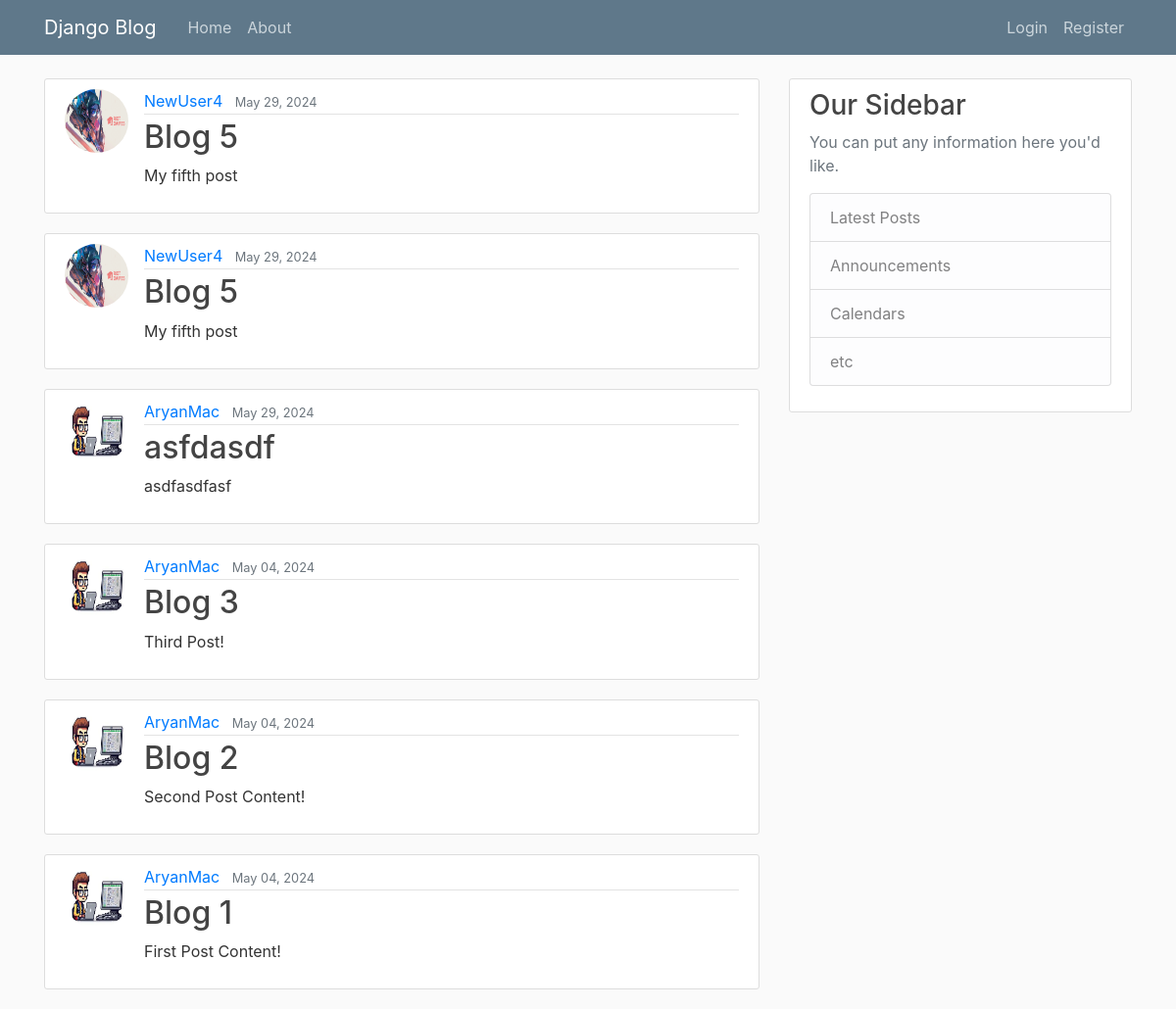
/, run on an earlier commit of the app's database.
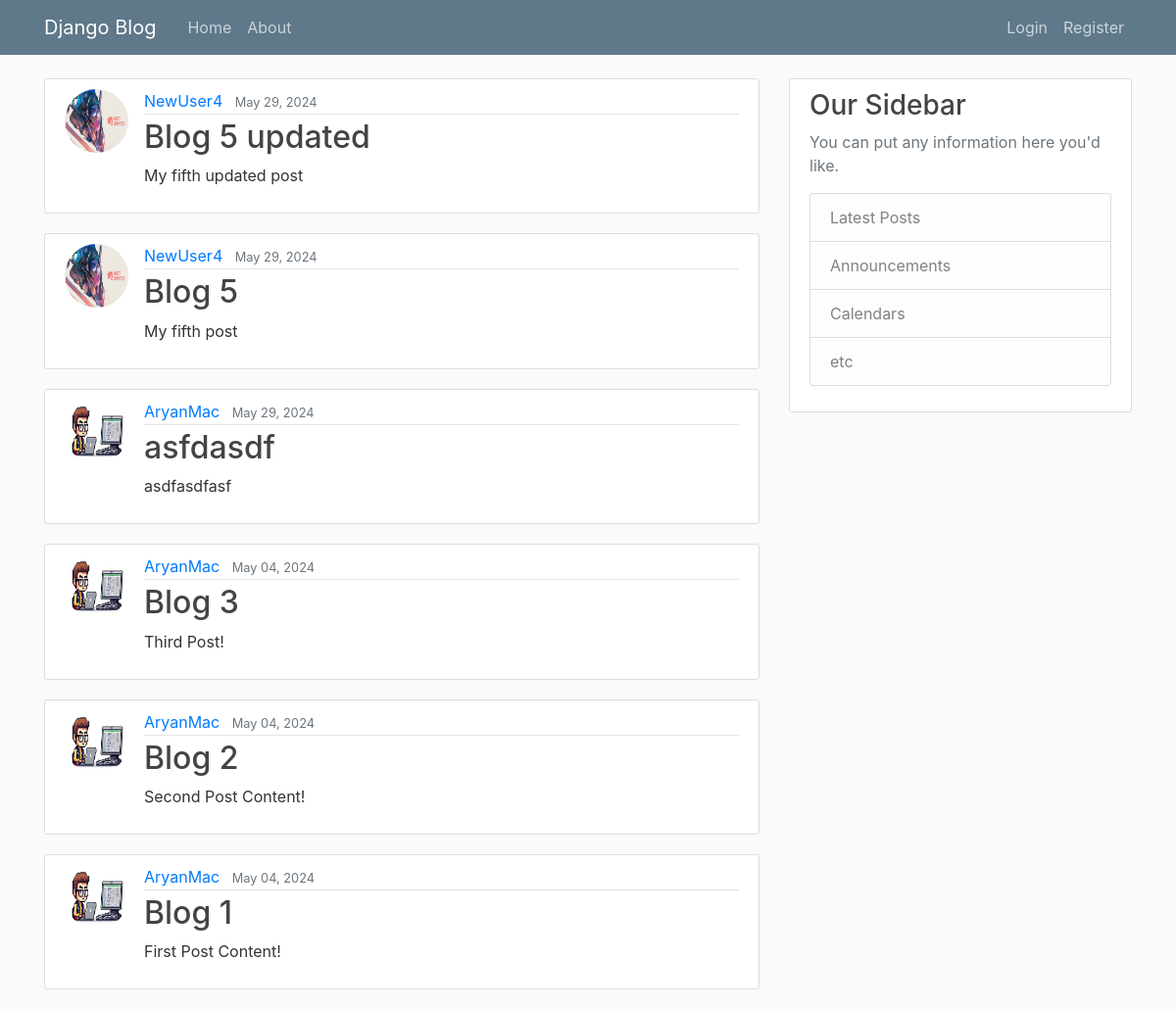
And on a later commit of the database.
### inkspire_app/models.py (models this page shows, shortened)
class Post (models.Model):
    title = models.CharField(max_length=100)
    content = models.TextField()
    date_posted = models.DateTimeField(default = timezone.now)
    author = models.ForeignKey(User, on_delete = models.CASCADE)

### users/models.py (models this page shows, shortened)
class Profile(models.Model):
    user = models.OneToOneField(User, on_delete = models.CASCADE)
    image = models.ImageField(default = 'default.jpg', upload_to='profile_pics')

### inkspire_app/views.py (the view)
# urls.py: path('', PostListView.as_view(), name="blog-home"),
class PostListView(ListView):
    model = Post
    template_name = 'blog/home.html'
    context_object_name = 'posts'
    ordering = ['-date_posted']

### inkspire_app/templates/blog/home.html
{% extends "blog/base.html" %}
{% block content %}
    {% for post in posts %}
        <article class="media content-section">
            <img class="rounded-circle article-img"  src="{{ post.author.profile.image.url }}" >
            <div class="media-body">
            <div class="article-metadata">
                <a class="mr-2" href="#">{{ post.author }}</a>
                <small class="text-muted">{{ post.date_posted| date:"F d, Y"}}</small>
            </div>
            <h2><a class="article-title" href="{% url 'post-detail' post.id %}">{{ post.title }}</a></h2>
            <p class="article-content">{{ post.content }}</p>
            </div>
        </article>
    {% endfor %}
{% endblock content %}

What changed in the data, as far as the page shows it:
changed Post: title "Blog 5" → "Blog 5 updated"; content "My fifth post" → "My fifth updated post"
